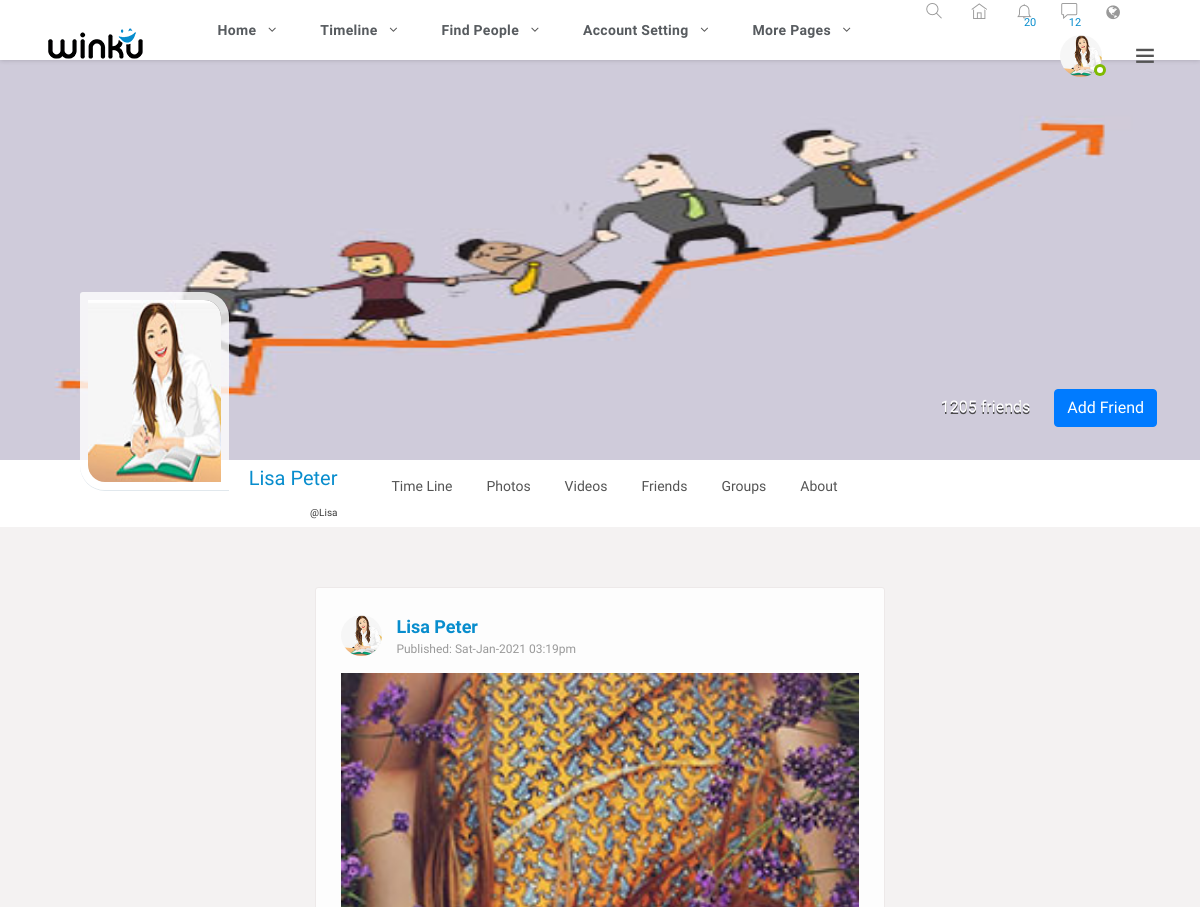
The page /timeline/index.php?pepl=1 (signed in, upper part) on the database as committed earlier.
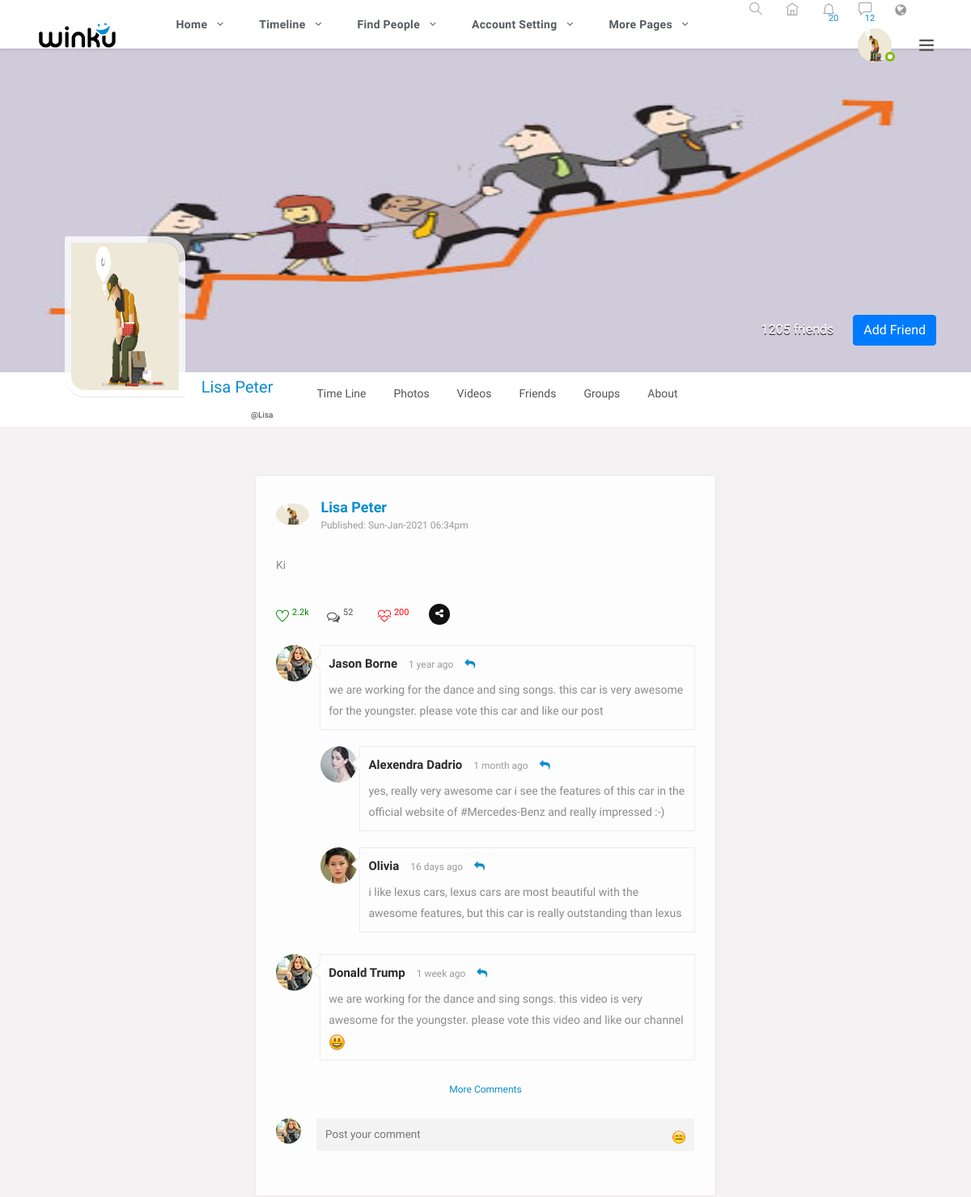
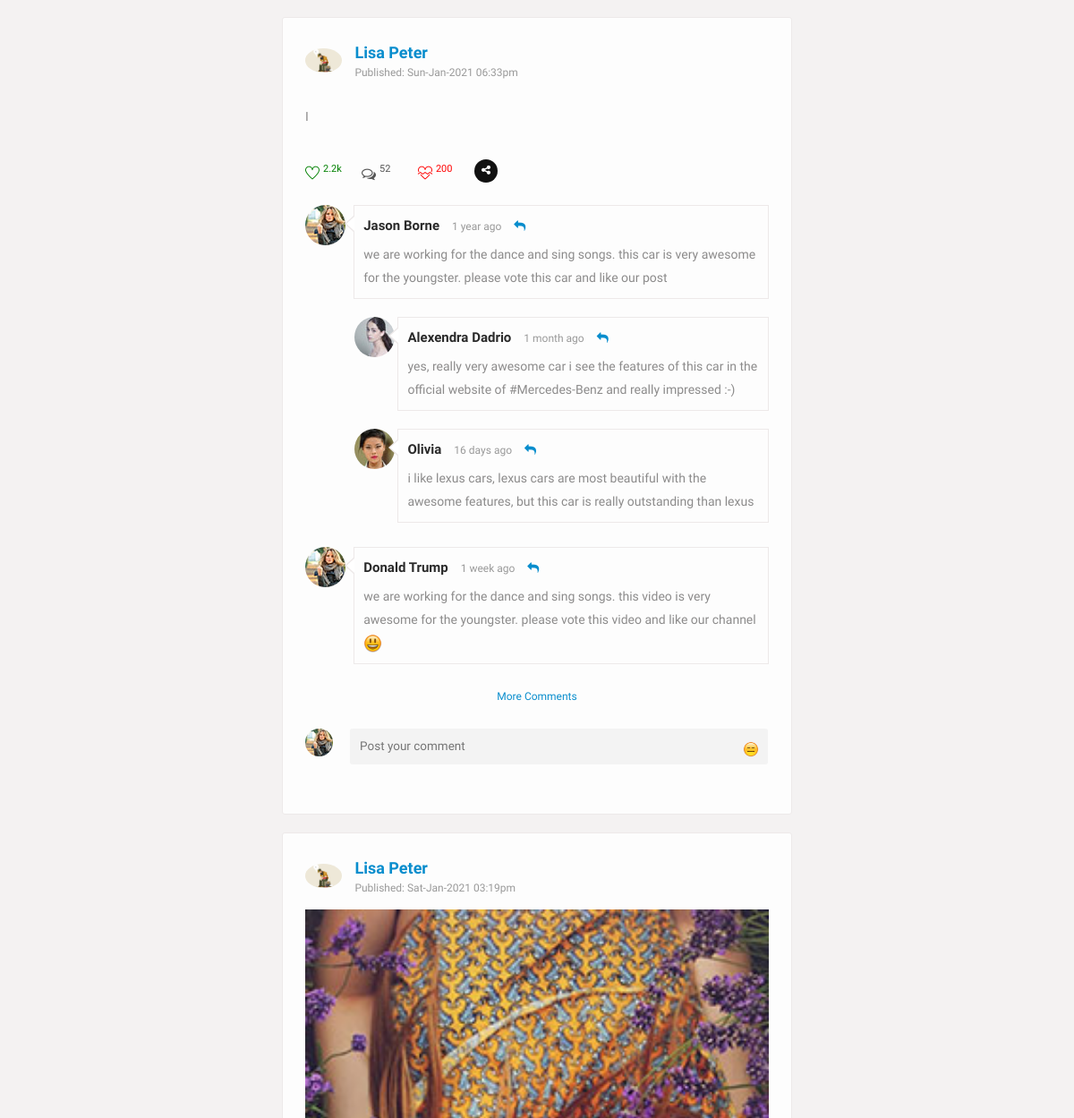
The same page on the database as committed later (2 pictures, top to bottom).
### tables this page shows
CREATE TABLE `users` (
  `id` int(11) NOT NULL,
  `name` varchar(50) NOT NULL,
  `password` varchar(50) NOT NULL,
  `email` varchar(50) NOT NULL,
  `username` varchar(50) NOT NULL,
  `phone` varchar(50) NOT NULL,
  `dob` varchar(50) NOT NULL,
  `gender` varchar(50) NOT NULL,
  `city` varchar(50) NOT NULL,
  `country` varchar(50) NOT NULL,
  `about_me` text NOT NULL,
  `date_created` varchar(50) NOT NULL,
  `profile_pic` varchar(50) NOT NULL,
  `cover_pic` varchar(50) NOT NULL
);

CREATE TABLE `posts` (
  `id` int(11) NOT NULL,
  `userId` int(11) NOT NULL,
  `content` text NOT NULL,
  `image` varchar(50) NOT NULL,
  `video` varchar(50) NOT NULL,
  `date_posted` varchar(50) NOT NULL
);

### timeline/index.php (the view, shortened to what the rows shown need)
<?php
include '../header.php';
include '../utils/update-photo.php';
$userId = $_SESSION['uid'];
$query = "SELECT * FROM users WHERE id = '$userId' ";
$sql = mysqli_query($con, $query);
$result = mysqli_fetch_assoc($sql);
$name = ucwords($result['name']);
$username = ucwords($result['username']);
$profile_pic = $result['profile_pic'];
$cover_pic = $result['cover_pic'];
?>
<?php
if (isset($_GET['pepl'])) {
	$id = $_GET['pepl'];
	$select = "SELECT * FROM users WHERE id = '$id' ";
	$query = mysqli_query($con, $select);
	$row = mysqli_fetch_assoc($query);
	$name = ucwords($row['name']);
	$username = ucwords($row['username']);
	$profile_pic = $row['profile_pic'];
	$cover_pic = $row['cover_pic'];
}
 ?>
	<section>
		<div class="feature-photo">
			<figure >
				<img style="width: 1366px; height: 400px" src="<?php echo base_url ?>uploads/coverpics/<?php echo $cover_pic; ?>" alt="">
			</figure>
			<div class="container-fluid">
				<div class="row merged">
					<div class="col-lg-2 col-sm-3">
						<div class="user-avatar">
							<figure id="fig-dp">
								<img style="width: 195px; height: 182px" src="<?php echo base_url ?>uploads/displaypics/<?php echo $profile_pic; ?>" alt="">
							</figure>
						</div>
					</div>
					<div class="col-lg-10 col-sm-9">
						<div class="timeline-info">
							<ul>
								<li class="admin-name">
								  <h5><?php echo $name; ?></h5><p id="demo"></p>
								  <span><?php echo "@".$username; ?></span>
								</li>
							</ul>
						</div>
					</div>
				</div>
			</div>
		</div>
	</section>
	<section>
		<div class="gap gray-bg">
			<div class="container-fluid">
				<div class="row">
					<div class="col-lg-12">
						<div class="row" id="page-contents">
							<?php include 'add-post.php'; ?>
						</div>
					</div>
				</div>
			</div>
		</div>
	</section>
 <?php
include '../footer.php';
  ?>

### header.php (shortened to what the rows shown need)
<?php
include 'connection.php';
$userId = $_SESSION['uid'];
$query = "SELECT * FROM users WHERE id = '$userId' ";
$sql = mysqli_query($con, $query);
$result = mysqli_fetch_assoc($sql);
$profile_pic = $result['profile_pic'];
?>
<!DOCTYPE html>
<html lang="en">
<head>
    <link rel="stylesheet" href="<?php echo base_url ?>css/custom.css">
    <link rel="stylesheet" href="<?php echo base_url ?>css/main.min.css">
    <link rel="stylesheet" href="<?php echo base_url ?>css/style.css">
    <link rel="stylesheet" href="<?php echo base_url ?>css/color.css">
    <link rel="stylesheet" href="<?php echo base_url ?>css/responsive.css">
</head>
<body>
<div class="theme-layout">
        <div class="topbar stick">
        <div class="top-area">
            <div class="user-img">
                <img style="width: 60px; height: 60px" src="<?php echo base_url ?>uploads/displaypics/<?php echo $profile_pic ?>" alt="">
                <span class="status f-online"></span>
            </div>
        </div>
    </div>

### timeline/add-post.php (shortened to what the rows shown need)
							<div id="add-post-section" class="col-lg-6">
								<div class="loadMore">
<?php
if (isset($_GET['pepl'])) {
	$id = $_GET['pepl'];
	$sel = mysqli_query($con, "SELECT * FROM posts INNER JOIN users ON posts.userId = users.id WHERE userId = '$id' ORDER BY date_posted DESC ");
	if (mysqli_num_rows($sel) > 0) {
		while ($row = mysqli_fetch_assoc($sel)) {
			$content = ucfirst($row['content']);
			$image = $row['image'];
			$date = $row['date_posted'];
			$dp =  $row['profile_pic'];
			$name = $row['name'];
?>
									<div class="central-meta item">
										<div class="user-post">
											<div class="friend-info">
												<figure>
													<img  src=" <?php echo base_url ?>uploads/displaypics/<?php echo $dp ?>" alt="">
												</figure>
												<div class="friend-name">
													<ins><a href="" title=""><?php echo $name; ?></a></ins>
													<span>published: <?php echo $date ?></span>
												</div>
												<div class="post-meta">
													<img src="<?php echo base_url ?>/uploads/posts/<?php echo $image ?>" alt="">
													<div class="description">
														<p>
															<?php echo $content ?>
														</p>
													</div>
													<div class="we-video-info">
														<ul>
															<li>
																<span class="like" data-toggle="tooltip" title="like">
																	<i class="ti-heart"></i>
																	<ins>2.2k</ins>
																</span>
															</li>
															<li>
																<span class="comment" data-toggle="tooltip" title="Comments">
																	<i class="fa fa-comments-o"></i>
																	<ins>52</ins>
																</span>
															</li>
															<li>
																<span class="dislike" data-toggle="tooltip" title="dislike">
																	<i class="ti-heart-broken"></i>
																	<ins>200</ins>
																</span>
															</li>
															<li class="social-media">
																<div class="menu">
																  <div class="btn trigger"><i class="fa fa-share-alt"></i></div>
																  <div class="rotater">
																  </div>
																  <div class="rotater">
																  </div>
																  <div class="rotater">
																  </div>
																  <div class="rotater">
																  </div>
																  <div class="rotater">
																  </div>
																  <div class="rotater">
																  </div>
																	<div class="rotater">
																  </div>
																  <div class="rotater">
																  </div>
																</div>
															</li>
														</ul>
													</div>
												</div>
											</div>
											<div class="coment-area">
												<ul class="we-comet">
													<li>
														<div class="comet-avatar">
															<img src="images/resources/comet-1.jpg" alt="">
														</div>
														<div class="we-comment">
															<div class="coment-head">
																<h5><a href="time-line.html" title="">Jason borne</a></h5>
																<span>1 year ago</span>
																<a class="we-reply" href="#" title="Reply"><i class="fa fa-reply"></i></a>
															</div>
															<p>we are working for the dance and sing songs. this car is very awesome for the youngster. please vote this car and like our post</p>
														</div>
														<ul>
															<li>
																<div class="comet-avatar">
																	<img src="images/resources/comet-2.jpg" alt="">
																</div>
																<div class="we-comment">
																	<div class="coment-head">
																		<h5><a href="time-line.html" title="">alexendra dadrio</a></h5>
																		<span>1 month ago</span>
																		<a class="we-reply" href="#" title="Reply"><i class="fa fa-reply"></i></a>
																	</div>
																	<p>yes, really very awesome car i see the features of this car in the official website of <a href="#" title="">#Mercedes-Benz</a> and really impressed :-)</p>
																</div>
															</li>
															<li>
																<div class="comet-avatar">
																	<img src="images/resources/comet-3.jpg" alt="">
																</div>
																<div class="we-comment">
																	<div class="coment-head">
																		<h5><a href="time-line.html" title="">Olivia</a></h5>
																		<span>16 days ago</span>
																		<a class="we-reply" href="#" title="Reply"><i class="fa fa-reply"></i></a>
																	</div>
																	<p>i like lexus cars, lexus cars are most beautiful with the awesome features, but this car is really outstanding than lexus</p>
																</div>
															</li>
														</ul>
													</li>
													<li>
														<div class="comet-avatar">
															<img src="images/resources/comet-1.jpg" alt="">
														</div>
														<div class="we-comment">
															<div class="coment-head">
																<h5><a href="time-line.html" title="">Donald Trump</a></h5>
																<span>1 week ago</span>
																<a class="we-reply" href="#" title="Reply"><i class="fa fa-reply"></i></a>
															</div>
															<p>we are working for the dance and sing songs. this video is very awesome for the youngster. please vote this video and like our channel
																<i class="em em-smiley"></i>
															</p>
														</div>
													</li>
													<li>
														<a href="#" title="" class="showmore underline">more comments</a>
													</li>
													<li class="post-comment">
														<div class="comet-avatar">
															<img src="images/resources/comet-1.jpg" alt="">
														</div>
														<div class="post-comt-box">
															<form method="post">
																<textarea placeholder="Post your comment"></textarea>
																<div class="add-smiles">
																	<span class="em em-expressionless" title="add icon"></span>
																</div>
																<button type="submit"></button>
															</form>
														</div>
													</li>
												</ul>
											</div>
										</div>
									</div>
<?php
		}
	}else{
		echo "No Post";
	}
}
 ?>
								</div>
							</div>

Rows that differ between the two databases and show on the page:
changed users "Lisa Peter": profile_pic: a different picture
added posts: userId.profile_pic (picture), userId.name "Lisa Peter", date_posted "Sun-Jan-2021 06:34pm", content "Ki"
added posts: userId.profile_pic (picture), userId.name "Lisa Peter", date_posted "Sun-Jan-2021 06:33pm", content "I"
changed through a linked row, posts "Sat-Jan-2021 03:19pm": userId.profile_pic: a different picture
